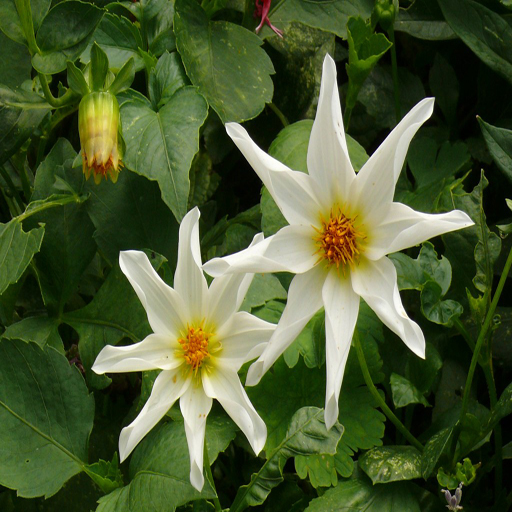
#> input picture images/flower_1.jpg, 512 x 512 px; its folder holds only this picture in this run
$ python demo.py
#> lines starting #> are read from the running program, lines starting #| are printed output that depends on the picture
### tools/image.py
import PIL
import numpy as np

from skimage.segmentation import slic  # super pixels
from scipy.sparse import csr_matrix  # sparse matrices for graph weights


class Image:
    """
    Class to handle quantization of images
    """

    def __init__(self, path):
#> called with path = 'images/flower_1.jpg'
        pil_image = PIL.Image.open(path)
#> pil_image is the input picture: PIL image 512x512 RGB; mean R, G, B 73.6, 88.7, 47.7
        self.array = np.array(pil_image, dtype='float') / 255
#> call 2 of __init__, with path = 'images/flower_2.jpg'
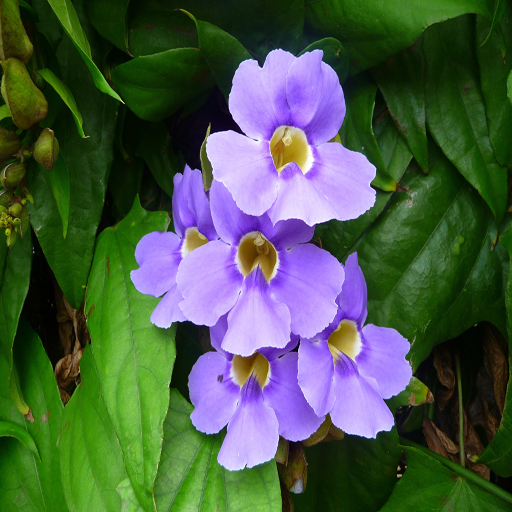
#> input picture flower_2.jpg, 512 x 512 px, found by its file name
#> in __init__, pil_image is the input picture: PIL image 512x512 RGB; mean R, G, B 73.3, 89.4, 72.1

        self.segments = None
        self.clusters = None
        self.hist = None
        self.features = None
        self.quantized_array = None

        self.is_quantized = False

        self.weights = None
        self.G = None

    def _compute_clusters(self, num_segments):
        """
        performs a segmentation in (approximately) num_segments super-pixels (or clusters), and compute the spatial
        and color means, as well as the size of each of them
        """
#> called with num_segments = 300

        segments = slic(self.array, n_segments=num_segments, sigma=5)
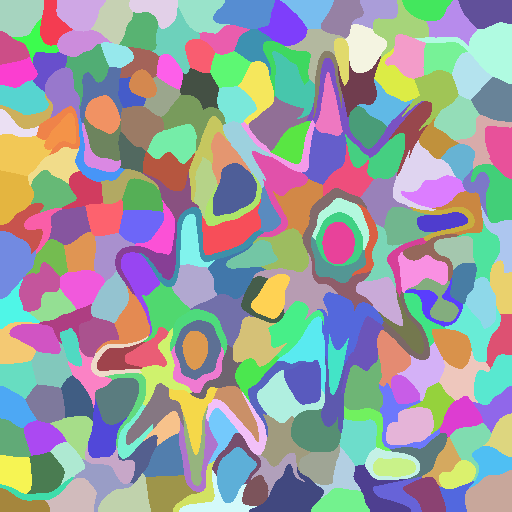
#> segments: shape (512, 512) int64; 260 distinct labels, from 1 to 260; one colour per label, 0 black
        clusters = [{} for _ in range(np.unique(segments).size)]

        for i in range(segments.shape[0]):
            for j in range(segments.shape[1]):
                cluster_idx = segments[i, j]

                if clusters[cluster_idx] == {}:
                    clusters[cluster_idx]['spatial_mean'] = np.array([i / self.array.shape[0],
                                                                      j / self.array.shape[1]])
                    clusters[cluster_idx]['color_mean'] = self.array[i, j]
                    clusters[cluster_idx]['num_pixels'] = 1
                else:
                    clusters[cluster_idx]['spatial_mean'] += np.array([i / self.array.shape[0],
                                                                       j / self.array.shape[1]])
                    clusters[cluster_idx]['color_mean'] += self.array[i, j]
                    clusters[cluster_idx]['num_pixels'] += 1
#> after the loop, clusters = 260 items

        for cluster_idx in range(len(clusters)):
            clusters[cluster_idx]['spatial_mean'] *= 1.0 / clusters[cluster_idx]['num_pixels']
            clusters[cluster_idx]['color_mean'] *= 1.0 / clusters[cluster_idx]['num_pixels']

        self.segments = segments
        self.clusters = clusters

    # [34 lines left out: functions _compute_histogram, _compute_quantized_image, not called in this run]

    def quantize(self, num_segments):
        self._compute_clusters(num_segments)
        self._compute_histogram()
        self._compute_quantized_image()

        self.is_quantized = True

    # [24 lines left out: function build_graph, not called in this run]

### tools/color_ot.py
import PIL
import ot
import numpy as np


# [136 lines left out: functions pseudo_simplex_projection, coupling_matrix_projection, compute_objective, compute_objective_grad, compute_transport_map, post_processing, not called in this run]


def color_transfer(u, v, num_iter, tau, rho, mu, alpha, beta, num_neighbors, num_segments, sigma):

    if not u.is_quantized:
        u.quantize(num_segments)

    if not v.is_quantized:
        v.quantize(num_segments)

    transport_map = compute_transport_map(u, v, num_iter, tau, rho, mu, alpha, beta, num_neighbors)

    return post_processing(u, transport_map, sigma)

### demo.py
import os
import warnings
import time
import PIL
import numpy as np
import matplotlib.pyplot as plt

from tools.image import Image
from tools.color_ot import color_transfer


warnings.filterwarnings('ignore')

images_path = os.path.join(os.getcwd(), 'images')
results_path = os.path.join(os.getcwd(), 'results')

source_img = 'flower_1.jpg'
ref_img = 'flower_2.jpg'

u = Image(os.path.join(images_path, source_img))
v = Image(os.path.join(images_path, ref_img))

num_iter = 1000
tau = 1e-4
rho = 2e-1
mu = 5e-1
alpha = 1e-3
beta = 0.0
num_neighbors = 50
num_segments = 300
sigma = 0.15

start_time = time.time()
#> (the run stopped early here; a loop or call above may not have finished)
